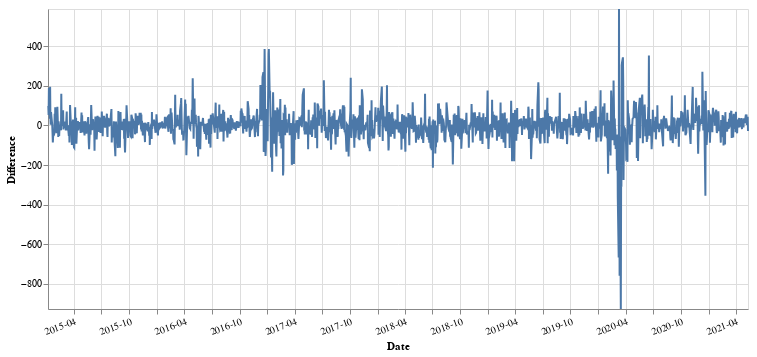

The notebook cell saved with this chart:
### Code cell
chart = alt.Chart(df).mark_line().encode(
    x=alt.X('Date',axis=alt.Axis(format='%Y-%m',labelAngle=-20)),
    y=alt.Y('Difference',scale=alt.Scale(domain=[np.min(df.Difference), np.max(df.Difference)])), 
).properties(width=700, height=300)
chart

### Figure 1 — Vega-Lite specification as saved in the notebook (floating-point values rounded to 4 significant figures; data arrays with more than 128 entries replaced by an {"elided": "..."} marker saying what was removed)
{"config": {"view": {"continuousWidth": 400, "continuousHeight": 300}}, "data": {"name": "data-e7062077e8616f1457a85290a6f4301f"}, "mark": "line", "encoding": {"x": {"type": "temporal", "axis": {"format": "%Y-%m", "labelAngle": -20}, "field": "Date"}, "y": {"type": "quantitative", "field": "Difference", "scale": {"domain": [-928.0, 588.8]}}}, "height": 300, "width": 700, "$schema": "https://vega.github.io/schema/vega-lite/v4.8.1.json", "datasets": {"data-e7062077e8616f1457a85290a6f4301f": {"elided": "1579 records"}}}
